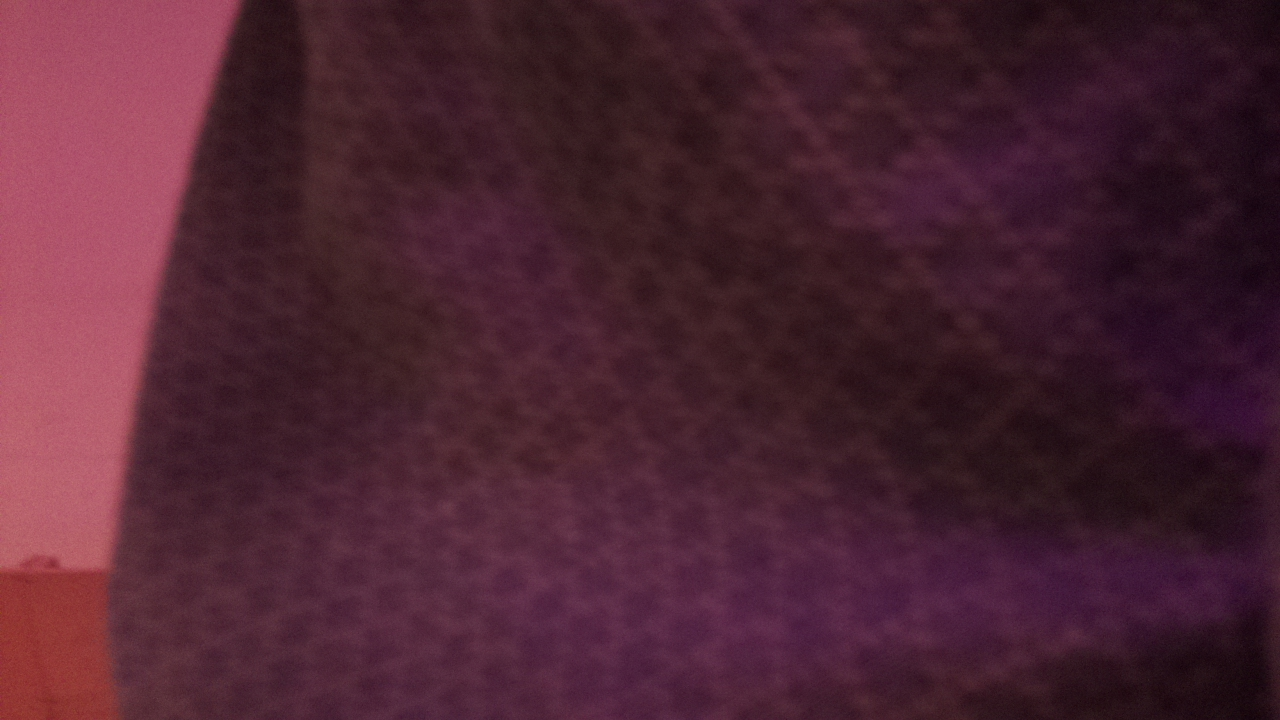
#> input picture raspi/tests/bottlebot_rehearsal/frontal_img.jpg, 1280 x 720 px; its folder holds only this picture in this run
$ python -i localization.py   (imports and definitions only)
#> lines starting #> are read from the running program, lines starting #| are printed output that depends on the picture; after the words box and inside, x2 and y2 are one past the last pixel; in counts of white or black regions, pixels touching at a corner belong together
#Imports
import math
import numpy as np
import time
import cv2 as cv
import imutils
import time
import json
import os

# [44 lines left out: functions triangulation, savePicture, not called in this run]


def extractCentroids(filename):
    # load image RGB
    #img = plt.imread(filename)

    # load image BGR
#> called with filename = 'frontal_img.jpg'
    img_BGR = cv.imread(filename)
#> img_BGR is the input picture: shape (720, 1280, 3); mean B, G, R 50.3, 36.1, 76.9

    # rotate images
    #img_flip = cv.flip(img,1)
    #output = img_flip.copy()
    img_BGR_flip = cv.flip(img_BGR,1)
    output = img_BGR_flip.copy()

    # convert to grayscale
    gray = cv.cvtColor(img_BGR_flip, cv.COLOR_BGR2GRAY)
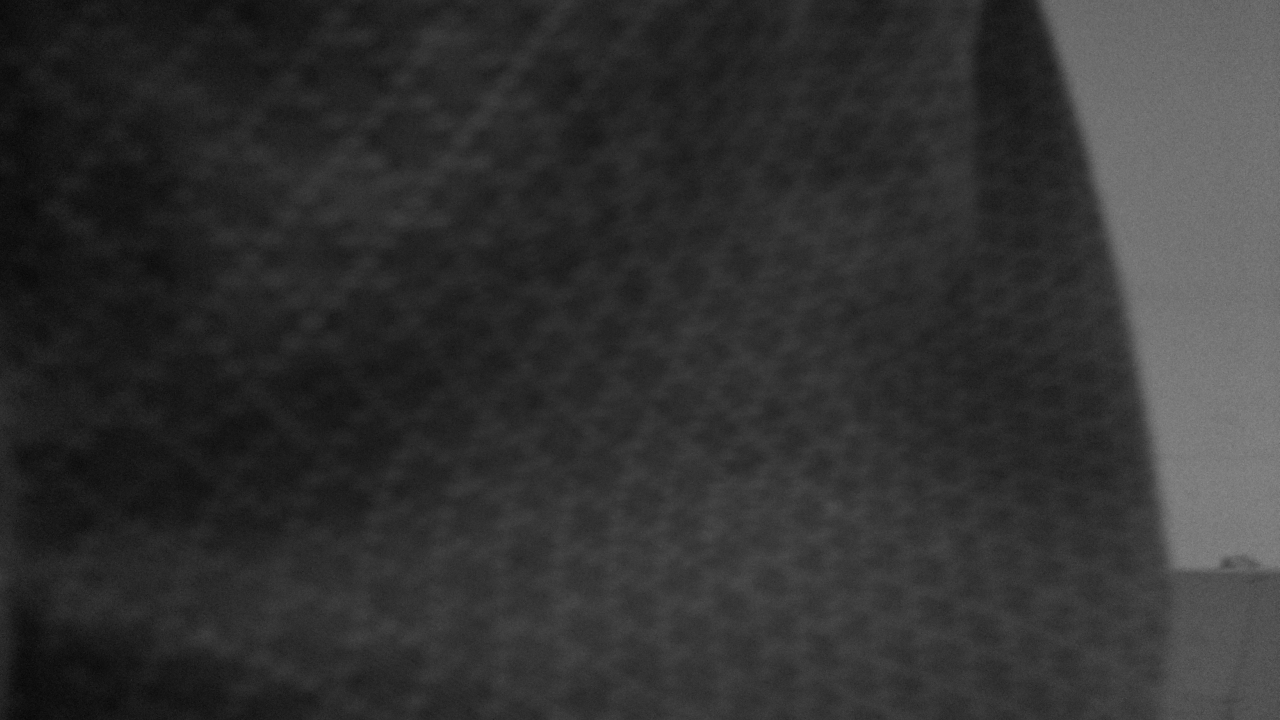
#> gray: shape (720, 1280); min 7, max 138, mean 49.9

    # masking region of no interest
    # detect circles (attention to parameters)
    circles = cv.HoughCircles(gray, cv.HOUGH_GRADIENT, 1.4, 1000, minRadius = 400, maxRadius = 650)
#> circles = None
    #print("circle", circles) # print how many circles are found

    # ensure at least some circles were found
    if circles is not None:
        # convert the (x, y) coordinates and radius of the circles to integers
        circles = np.round(circles[0, :]).astype("int")
        for (xc, yc, r) in circles:
            # draw the inner circle
            cv.circle(gray, (xc, yc), int(0.6*r), (0, 255, 0), -1)
            # extract mask
            ret,mask = cv.threshold(gray,10,255, cv.THRESH_BINARY)
            # apply mask
            result_mask = cv.bitwise_and(img_BGR_flip, img_BGR_flip, mask=mask)
            # draw the outer circle
            cv.circle(gray, (xc, yc), int(r), (0, 255, 0), -1)
            # extract mask
            ret,mask = cv.threshold(gray,10,255, cv.THRESH_BINARY_INV)
            # apply mask
            result = cv.bitwise_and(result_mask, result_mask, mask=mask)
    else:
        result = img_BGR_flip

    # remove some noise
    blurred = cv.GaussianBlur(result, (5,5), 0)

    # Convert BGR to HSV
    hsv = cv.cvtColor(blurred, cv.COLOR_BGR2HSV)
#> hsv: shape (720, 1280, 3); mean H, S, V 166.1, 137.1, 76.9

    # define range of red color in HSV
    lower_red = np.array([0,130,120])
    upper_red = np.array([15,255,255])
    lower_red2 = np.array([170,80,100])
    upper_red2 = np.array([180,255,255])

    # define range of magenta color in HSV
    lower_magenta = np.array([120,160,100])
    upper_magenta = np.array([160,255,255])

    # define range of green color in HSV
    lower_green = np.array([45,150,70])
    upper_green = np.array([90,255,255])

    # define range of blue color in HSV
    lower_blue = np.array([108,130,70])
    upper_blue = np.array([110,255,255])

    # Threshold the HSV image to get only magenta colors
    mask_Magenta = cv.inRange(hsv, lower_magenta, upper_magenta)
#> mask_Magenta: shape (720, 1280); every value is 0

    # Threshold the HSV image to get only red colors
    mask_Red = cv.inRange(hsv, lower_red, upper_red)
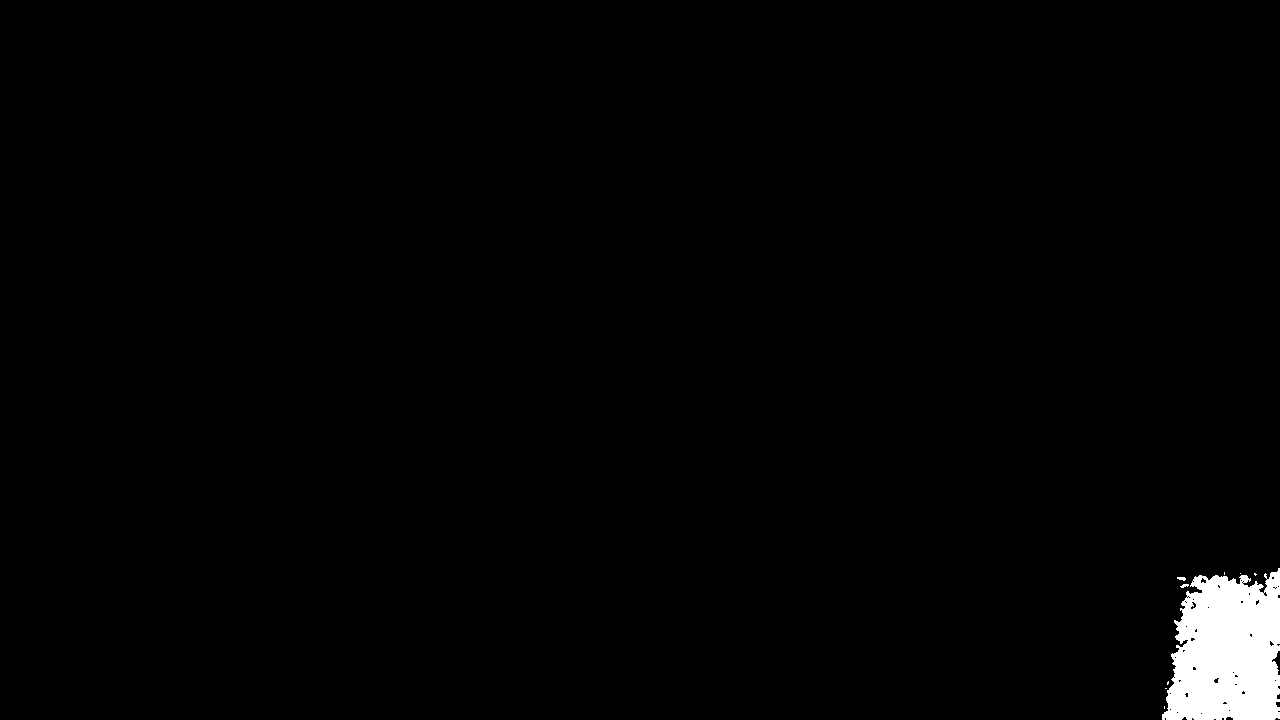
#> mask_Red: shape (720, 1280); 1.6% white; 9 white regions (6 under 20 px), largest, box (x1, y1, x2, y2) and area: (1162, 568, 1280, 720) 14258, (1177, 577, 1186, 581) 26, (1180, 584, 1189, 588) 23

    mask_Red2 = cv.inRange(hsv, lower_red2, upper_red2)
#> mask_Red2: shape (720, 1280); 10.9% white; 53 white regions (50 under 20 px), largest, box (x1, y1, x2, y2) and area: (1038, 0, 1280, 720) 100131, (1272, 651, 1280, 675) 78, (828, 503, 837, 514) 56

    # Threshold the HSV image to get only green colors
    mask_Green = cv.inRange(hsv, lower_green, upper_green)

    # Threshold the HSV image to get only blue colors
    mask_Blue = cv.inRange(hsv, lower_blue, upper_blue)

    sum_Red = mask_Red + mask_Red2
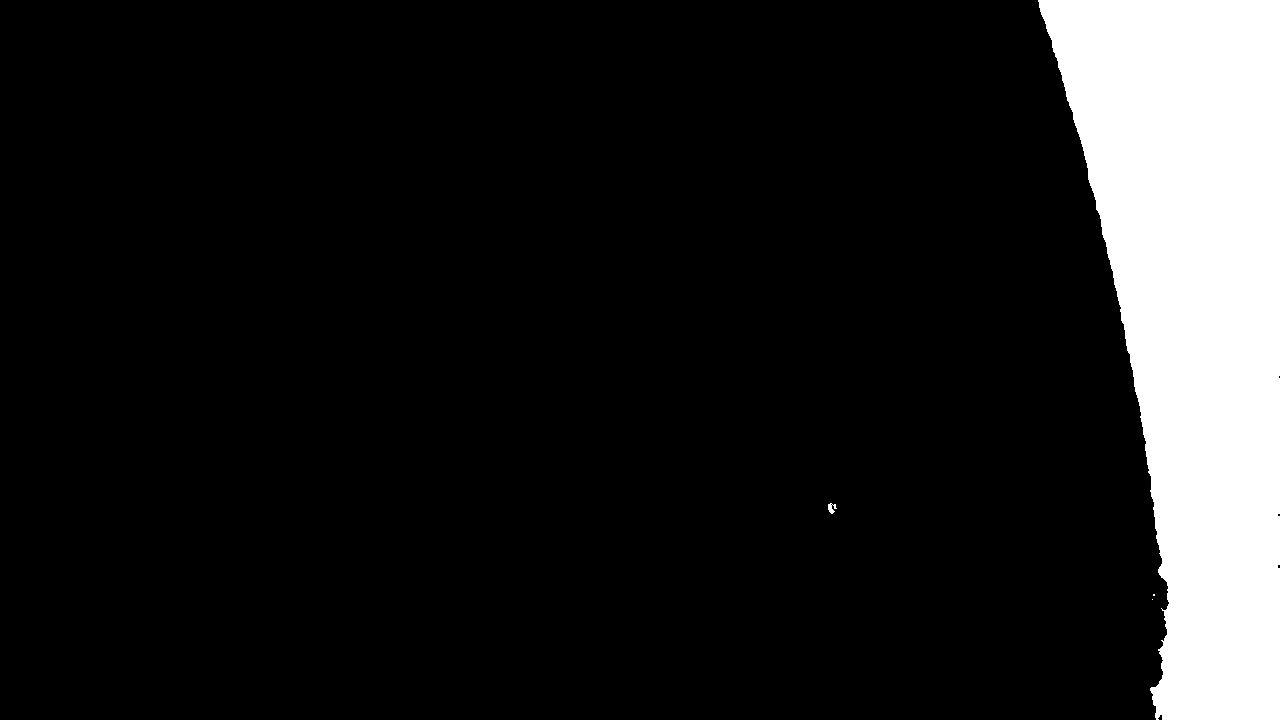
#> sum_Red: shape (720, 1280); 12.5% white; 4 white regions (2 under 20 px), largest, box (x1, y1, x2, y2) and area: (1038, 0, 1280, 720) 114797, (828, 503, 837, 514) 56
    masks = np.array([mask_Magenta, sum_Red, mask_Green, mask_Blue])
    colors = np.array(["magenta", "red", "green", "blue"])
    centroids = []

    for mask, color in zip(masks, colors):

         # weaker detections need to be enhanced
        if color != "magenta":
            mask = cv.dilate(mask,np.ones((5,5)),iterations = 1)

        # morphology operation on the mask
        mask = cv.morphologyEx(mask, cv.MORPH_OPEN, np.ones((5,5),np.uint8))
        kernel = np.ones((5,5))
        mask = cv.dilate(mask,kernel,iterations = 3)
        # find contours in the thresholded image
        cnts = cv.findContours(mask.copy(), cv.RETR_EXTERNAL, cv.CHAIN_APPROX_SIMPLE)
        cnts = imutils.grab_contours(cnts)
        # coordinates of centroid
        centroid_X = 0
        centroid_Y = 0
        # idx to choose most important
        idx = 0
        # lists to define cluster importance
        mom0 = []
        mom10 = []
        mom01 = []

        if cnts != []:
            # loop over the contours
            for c in cnts:
                # compute the center of the contour
                M = cv.moments(c) # image moment
                if(M["m00"] > 100):
                    cX = int(M["m10"] / M["m00"])
                    cY = int(M["m01"] / M["m00"])
                    # in the case of multiple close centroids for one color sum up
                    if(np.sqrt((centroid_X - cX)**2 + (centroid_Y - cY)**2) < 100):
                        centroid_X += cX
                        centroid_Y += cY
                        mom0[-1] += M["m00"]
                        mom10[-1] += M["m10"]
                        mom01[-1] += M["m01"]
                    else:
                        centroid_X = cX
                        centroid_Y = cY
                        mom0.append(M["m00"])
                        mom10.append(M["m10"])
                        mom01.append(M["m01"])
                    idx = mom0.index(max(mom0))
                    cX = int(mom10[idx] / mom0[idx])
                    cY = int(mom01[idx] / mom0[idx])
                    if(color == 'red'):
                        clr = [255, 0, 0]
                    elif(color == 'green'):
                        clr = [0, 255, 0]
                    elif(color == 'blue'):
                        clr = [0, 0, 255]
                    elif(color == 'magenta'):
                        clr = [255, 0, 255]
            # do not count features inside or ourside certain image readius
            if(np.sqrt((cX-960)**2 + (cY-540)**2) < 280 or np.sqrt((cX-960)**2 + (cY-540)**2) > 580):
                pass
            else:
                text = "{} {}".format(color, "beacon")
                # draw the contour and center of the shape on the image
                cv.drawContours(output, [cnts[idx]], -1, clr, 2)
                cv.putText(output, text, (cX, cY - 50) ,cv.FONT_HERSHEY_SIMPLEX, 3, clr, 5)
                cv.circle(output, (cX, cY), 10,  (0, 0, 0), -1)
                cv.putText(output, "center", (cX + 20, cY + 20),cv.FONT_HERSHEY_SIMPLEX, 3, (0, 0, 0), 5)
                centroids.append([cX, cY, color])
#> this loop made 4 passes
#> (color, text) on pass 2: ('red', 'red beacon')
#> pass 2, in extractCentroids, `mask = cv.dilate(mask,kernel,iterations = 3)`:
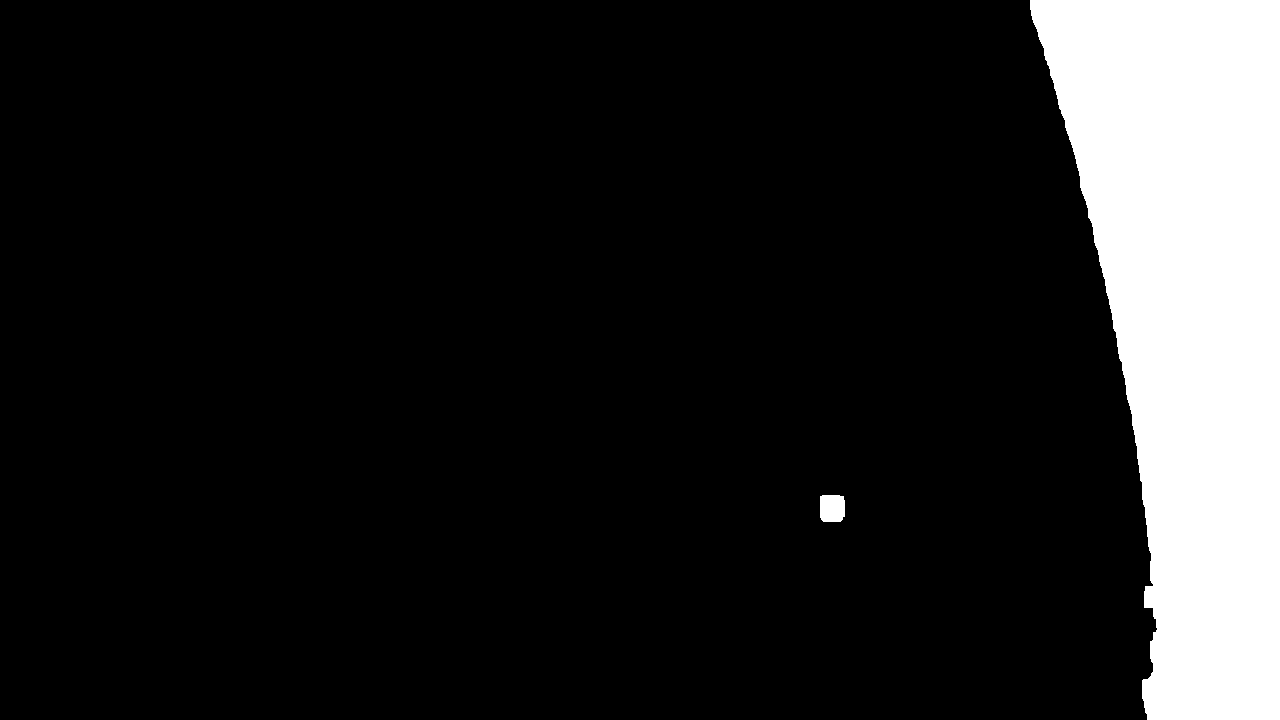
#> mask: shape (720, 1280); 13.3% white; 2 white regions, box (x1, y1, x2, y2) and area: (1030, 0, 1280, 720) 122337, (820, 495, 845, 522) 644
#> after the loop, centroids = [[1190, 314, 'red']]
    return centroids

# [199 lines left out: functions getReference, computePosition, getAbsoluteAngle, not called in this run]

>>> result = extractCentroids('frontal_img.jpg')
#> result = [[1190, 314, 'red']]
